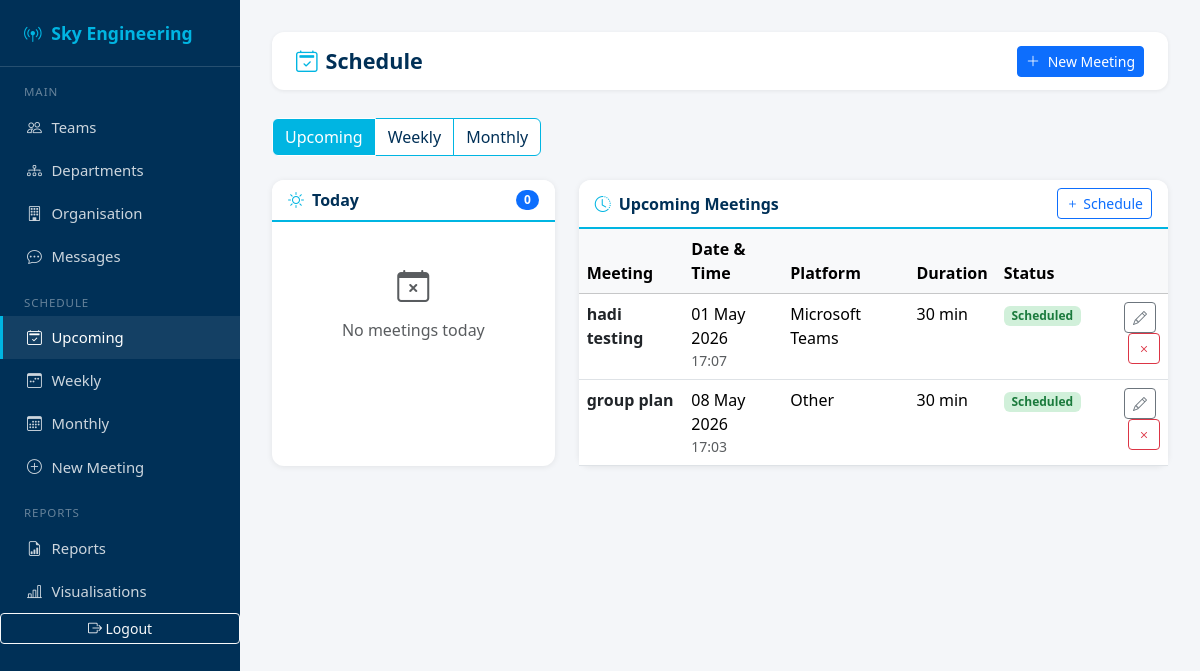
The app's page /schedule/ (signed in) with its own data.
### schedule/models.py (models this page shows, shortened)
class Meeting(models.Model):
    title        = models.CharField(max_length=200)
    platform     = models.CharField(max_length=50, choices=PLATFORM_CHOICES, default='teams')
    meeting_link = models.URLField(blank=True, null=True)
    date_time    = models.DateTimeField()
    duration     = models.PositiveIntegerField(help_text='Duration in minutes', default=30)
    agenda       = models.TextField(blank=True, null=True, help_text='Meeting agenda / message')
    status       = models.CharField(max_length=20, choices=STATUS_CHOICES, default='scheduled')
    organiser    = models.ForeignKey(
        User, on_delete=models.SET_NULL, null=True,
        related_name='organised_meetings'
    )
    attendees    = models.ManyToManyField(
        User, blank=True, related_name='attended_meetings'
    )
    created_at   = models.DateTimeField(auto_now_add=True)
    updated_at   = models.DateTimeField(auto_now=True)
    class Meta:
        ordering = ['date_time']

### schedule/views.py (the view)
# urls.py: path('',                      views.schedule_home,   name='home'),
@login_required
def schedule_home(request):
    now      = timezone.now()
    upcoming = Meeting.objects.filter(
        date_time__gte=now,
        status='scheduled'
    ).order_by('date_time')[:10]
    today_meetings = Meeting.objects.filter(
        date_time__date=now.date(),
        status='scheduled'
    ).order_by('date_time')
    context = {
        'upcoming':       upcoming,
        'today_meetings': today_meetings,
        'today':          now.date(),
    }
    return render(request, 'schedule/schedule_home.html', context)

### schedule/templates/schedule/schedule_home.html (shortened to what this page needs)
{% extends 'schedule/base_schedule.html' %}
{% block content %}
<div class="top-bar">
  <h1><i class="bi bi-calendar2-check me-2" style="color:var(--sky-blue)"></i>Schedule</h1>
  <a href="{% url 'schedule:create' %}" class="btn btn-primary btn-sm">
    <i class="bi bi-plus-lg me-1"></i> New Meeting
  </a>
</div>
<div class="btn-group mb-4" role="group">
  <a href="{% url 'schedule:home' %}"    class="btn btn-sky active">Upcoming</a>
  <a href="{% url 'schedule:weekly' %}"  class="btn btn-sky">Weekly</a>
  <a href="{% url 'schedule:monthly' %}" class="btn btn-sky">Monthly</a>
</div>
<div class="row g-4">
  <div class="col-md-4">
    <div class="card h-100">
      <div class="card-header d-flex align-items-center gap-2">
        <i class="bi bi-sun" style="color:var(--sky-blue)"></i> Today
        <span class="ms-auto badge bg-primary rounded-pill">{{ today_meetings|length }}</span>
      </div>
      <div class="card-body">
        {% if today_meetings %}
          {% for m in today_meetings %}
            <div class="meeting-pill">
              <div class="time">{{ m.date_time|time:"H:i" }}</div>
              <div class="title">
                <a href="{% url 'schedule:detail' m.pk %}" class="text-decoration-none text-dark">
                  {{ m.title }}
                </a>
              </div>
              <div class="meta">
                <i class="bi bi-camera-video me-1"></i>{{ m.get_platform_display }}
                &nbsp;·&nbsp;{{ m.duration }} min
              </div>
            </div>
          {% endfor %}
        {% else %}
          <p class="text-muted text-center mt-4">
            <i class="bi bi-calendar-x fs-2 d-block mb-2"></i>No meetings today
          </p>
        {% endif %}
      </div>
    </div>
  </div>
  <div class="col-md-8">
    <div class="card h-100">
      <div class="card-header d-flex align-items-center gap-2">
        <i class="bi bi-clock-history" style="color:var(--sky-blue)"></i> Upcoming Meetings
        <a href="{% url 'schedule:create' %}" class="btn btn-sm btn-outline-primary ms-auto">
          <i class="bi bi-plus"></i> Schedule
        </a>
      </div>
      <div class="card-body p-0">
        {% if upcoming %}
          <table class="table table-hover mb-0">
            <thead class="table-light">
              <tr>
                <th>Meeting</th>
                <th>Date & Time</th>
                <th>Platform</th>
                <th>Duration</th>
                <th>Status</th>
                <th></th>
              </tr>
            </thead>
            <tbody>
              {% for m in upcoming %}
              <tr>
                <td>
                  <a href="{% url 'schedule:detail' m.pk %}" class="fw-semibold text-decoration-none text-dark">
                    {{ m.title }}
                  </a>
                </td>
                <td>
                  <div>{{ m.date_time|date:"d M Y" }}</div>
                  <div class="text-muted small">{{ m.date_time|time:"H:i" }}</div>
                </td>
                <td>{{ m.get_platform_display }}</td>
                <td>{{ m.duration }} min</td>
                <td>
                  <span class="badge badge-{{ m.status }}">{{ m.get_status_display }}</span>
                </td>
                <td class="text-end">
                  <a href="{% url 'schedule:edit' m.pk %}" class="btn btn-sm btn-outline-secondary me-1">
                    <i class="bi bi-pencil"></i>
                  </a>
                  <a href="{% url 'schedule:cancel' m.pk %}" class="btn btn-sm btn-outline-danger">
                    <i class="bi bi-x"></i>
                  </a>
                </td>
              </tr>
              {% endfor %}
            </tbody>
          </table>
        {% endif %}
      </div>
    </div>
  </div>
</div>
{% endblock %}

### schedule/templates/schedule/base_schedule.html (style rules this page uses)
:root { --sky-blue: #00b5e2; --sky-dark: #003057; --sky-light: #e8f7fc; --sidebar-w: 240px; }
body { background: #f4f6f9; font-family: 'Segoe UI', sans-serif; }
.top-bar { background: #fff; border-radius: 12px; padding: .85rem 1.5rem; margin-bottom: 1.75rem; display: flex; align-items: center; justify-content: space-between; box-shadow: 0 1px 4px rgba(0,0,0,.07); }
.top-bar h1 { font-size: 1.35rem; font-weight: 700; color: var(--sky-dark); margin: 0; }
.card { border: none; border-radius: 12px; box-shadow: 0 1px 6px rgba(0,0,0,.08); }
.card-header { background: #fff; border-bottom: 2px solid var(--sky-blue); border-radius: 12px 12px 0 0 !important; font-weight: 600; color: var(--sky-dark); }
.badge-scheduled { background: #d1f0da; color: #1a7a3c; }

### schedule/templates/schedule/schedule_home.html (style rules this page uses)
.btn-sky { background:#fff; border:1px solid var(--sky-blue); color:var(--sky-dark); }
.btn-sky.active { background:var(--sky-blue); color:#fff; }

### records on screen
Meeting: title "hadi testing", date_time "01 May 2026", date_time "17:07", platform "Microsoft Teams", duration "30", status "Scheduled"
Meeting: title "group plan", date_time "08 May 2026", date_time "17:03", platform "Other", duration "30", status "Scheduled"

### other values on screen
{{ today_meetings|length }} "0"
